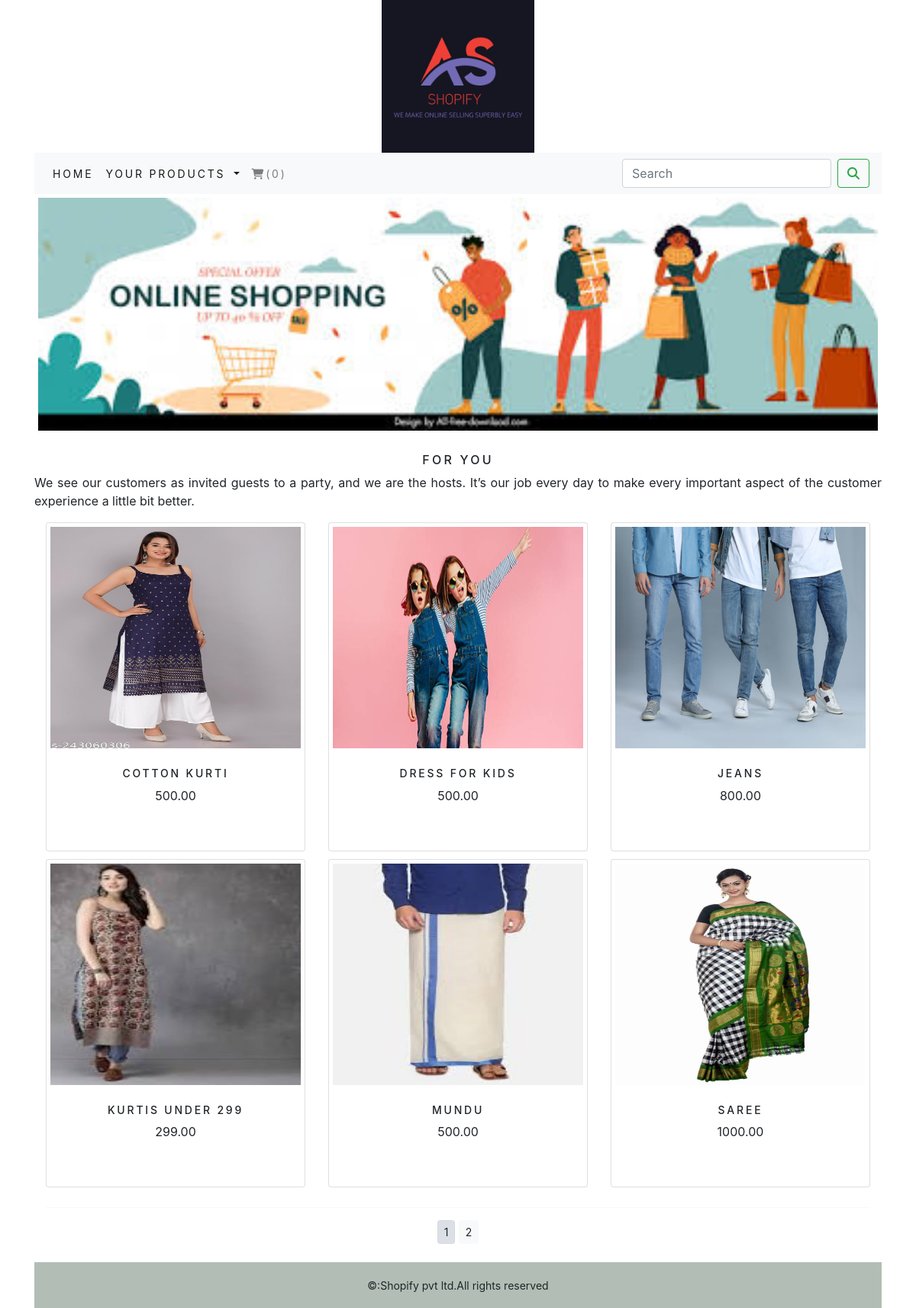
Screenshot of /ecomapp/ with the database file from the repository.
### ecomapp/models.py (models this page shows, shortened)
class Product(models.Model):
    name = models.CharField(max_length=250, unique=True)
    slug = models.SlugField(max_length=250, unique=True)
    description = models.TextField(blank=True)
    price=models.DecimalField(max_digits=10,decimal_places=2)
    category=models.ForeignKey(Category,on_delete=models.CASCADE)
    img = models.ImageField(upload_to='product', blank=True)
    stock=models.IntegerField()
    available=models.BooleanField(default=True)
    created=models.DateField(auto_now_add=True)
    updated=models.DateField(auto_now=True)
    def get_url(self):
        return reverse('ecomapp:procatdetail',args=[self.category.slug,self.slug])
    class Meta:
        ordering = ('name',)
        verbose_name = 'product'
        verbose_name_plural= 'products'

### ecomapp/views.py (the view)
# urls.py: path('',views.allProdCat,name='allProdCat'),
def allProdCat(request,c_slug=None):
    c_page=None
    products_list=None
    if c_slug!=None:
        c_page=get_object_or_404(Category,slug=c_slug)
        products_list=Product.objects.all().filter(category=c_page,available=True)
    else:
        products_list=Product.objects.all().filter(available=True)
    paginator=Paginator(products_list,6)
    try:
        page=int(request.GET.get('page','1'))
    except:
        page=1
    try:
        products=paginator.page(page)
    except (EmptyPage,InvalidPage):
        products=paginator.page(paginator.num_pages)
    return render(request,'category.html',{'category':c_page,'products':products})

### cart/context_processors.py (called while the page is built)
def counter(request):
    item_count=0
    if 'admin' in request.path:
        return {}
    else:
        try:
            cart=Cart.objects.filter(cart_id=_cart_id_(request))
            cart_items=Cart_item.objects.all().filter(cart=cart[:1])
            for cart_item in cart_items:
                item_count += cart_item.quantity
        except Cart.DoesNotExist:
            item_count=0
    return dict(item_count=item_count)

### cart/views.py (called while the page is built)
def _cart_id_(request):
    cart = request.session.session_key
    if not cart:
        cart = request.session.create()
    return cart

### ecomapp/context_processors.py (called while the page is built)
def menu_links(request):
    links=Category.objects.all()
    return dict(links=links)

### ecomapp/models.py (called while the page is built)
    def get_url(self):
        return reverse('ecomapp:products_by_category',args=[self.slug])

### templates/category.html (shortened to what this page needs)
{% extends 'base.html' %}
{% load static %}
{% block content %}
<div class="mx_auto">
    {% if category %}
    <img class="my_image" src="{{category.img.url}}" alt="{{category.name}}">
</div>
<br>
<div>
    <h1 class="text-center my_title">{{category.name}}</h1>
    <p class="text-justify">{{category.description}}</p>
</div>
    {% else %}
<div>
    <img class="my_image my_image_padding" src="{% static 'image/banner1.jpeg' %}" alt="Let's Go" height="400" width="100%">
</div>
<br>
<div>
    <h1 class="text-center my_title">For You</h1>
    <p class="text-justify">We see our customers as invited guests to a party, and we are the hosts. It’s our job every day to make every important aspect of the customer experience a little bit better.</p>
</div>
{% endif %}
<div class="container">
    <div class="row mx_auto">
        {% for i in products.object_list %}
        <div class="my_bottom_margin col-9 col-sm-12 col-md-4 col-lg-4">
        <div class="card text-center" style="min-width:18rem">
            <div>
                <a href="{{i.get_url}}"><img class="card-img-top my_image_padding" src="{{i.img.url}}" alt="{{i.name}}" height="300" width="300"></a>
                <div class="card-body">
                    <h4>{{i.name}}</h4>
                    <p>{{i.price}}</p>
                </div>
            </div>
            <br>
        </div>
            </div>
        {% endfor %}
    </div>
    <div class="mx-auto">
        {% if products.paginator.num_pages > 1 %}
        <hr>
        <div class="text-center">
            {% for pg in products.paginator.page_range %}
            <a href="?page={{pg}}" class="btn btn-light btn-sm {% if products.number == pg %} active {% endif %}">{{pg}}</a>
            {% endfor %}
        </div>
        {% endif %}
    </div>
    <br>
</div>
{% endblock %}

### templates/base.html (shortened to what this page needs)
{% load static %}
<!DOCTYPE html>
<html lang="en">
<head>
    <link rel="stylesheet" href="{% static 'css/context.css' %}">
    <link rel="stylesheet" href="https://cdn.jsdelivr.net/npm/bootstrap@5.2.3/dist/css/bootstrap.min.css">
    <link rel="stylesheet" href="{% static 'css/bootstrap.min.css' %}">
</head>
<body>
<div class="container">
{% include 'header.html' %}
{% include 'navbar.html' %}
{% block content %}
{% endblock %}
</div>
{% include 'footer.html' %}
</body>
</html>

### templates/header.html
{% load static %}
<header>
        <div>
    <center>
       <a href="{% url 'ecomapp:allProdCat' %}"><img src="{% static 'image/logo.png' %}" alt="logoimage" height="200"></a>
    </center>
        </div>
</header>

### templates/navbar.html (shortened to what this page needs)
<nav class="navbar navbar-expand-lg navbar-light bg-light">
  <div class="collapse navbar-collapse" id="navbarSupportedContent">
    <ul class="navbar-nav mr-auto">
      <li class="nav-item active">
        <a class="nav-link" href="{% url 'ecomapp:allProdCat' %}">Home <span class="sr-only">(current)</span></a>
      </li>
      <li class="nav-item dropdown {% if 'ecomapp' in request.path %} active {% endif %}">
        <a class="nav-link dropdown-toggle"  id="navbarDropdown" role="button" data-toggle="dropdown" aria-haspopup="true" aria-expanded="false">
          Your Products
        </a>
      </li>
      {% if item_count >= 0 %}
      <li class="nav-item">
        <a class="nav-link" href="{% url 'cart:cart_details' %}"><i class="fa fa-shopping-cart"></i>({{item_count}})</a>
      </li>
      {% endif %}
    </ul>
    <form class="d-flex" action="{% url 'search_app:SearchResult' %}" method="get">
      <input class="form-control mr-sm-2" name="q" type="text" placeholder="Search" aria-label="Search">
      <button class="btn btn-outline-success my-2 my-sm-0"  type="submit"><i class="fa fa-search"></i></button>
    </form>
  </div>
</nav>

### templates/footer.html
<div class="footer navbar-fixed-bottom my_footer">
  <p class="text-center">&copy:Shopify pvt ltd.All rights reserved</p>
</div>

### static/css/context.css (style rules this page uses)
.nav-item { letter-spacing:.2em; font-size:14px; text-transform:uppercase }
.my_footer { background-color:#B2BEB5; height:60px; }
.my_footer p { padding-top:20px; font-size:14px; }
.my_image { width:100%; height:auto; }
.my_title { font-size:16px; text-transform:uppercase; letter-spacing:.2em; }
.my_image_padding { padding:5px; }
.my_bottom_margin { margin-bottom:10px; }
.card-body h4 { font-size:14px; text-transform:uppercase; letter-spacing:.2em; }

### rows the page displays
Product: img (picture), name "COTTON KURTI", price "500.00"
Product: img (picture), name "DRESS FOR KIDS", price "500.00"
Product: img (picture), name "JEANS", price "800.00"
Product: img (picture), name "KURTIS UNDER 299", price "299.00"
Product: img (picture), name "MUNDU", price "500.00"
Product: img (picture), name "SAREE", price "1000.00"

### other values shown
{{ item_count }} "0"
{{ pg }} "1" "2"
